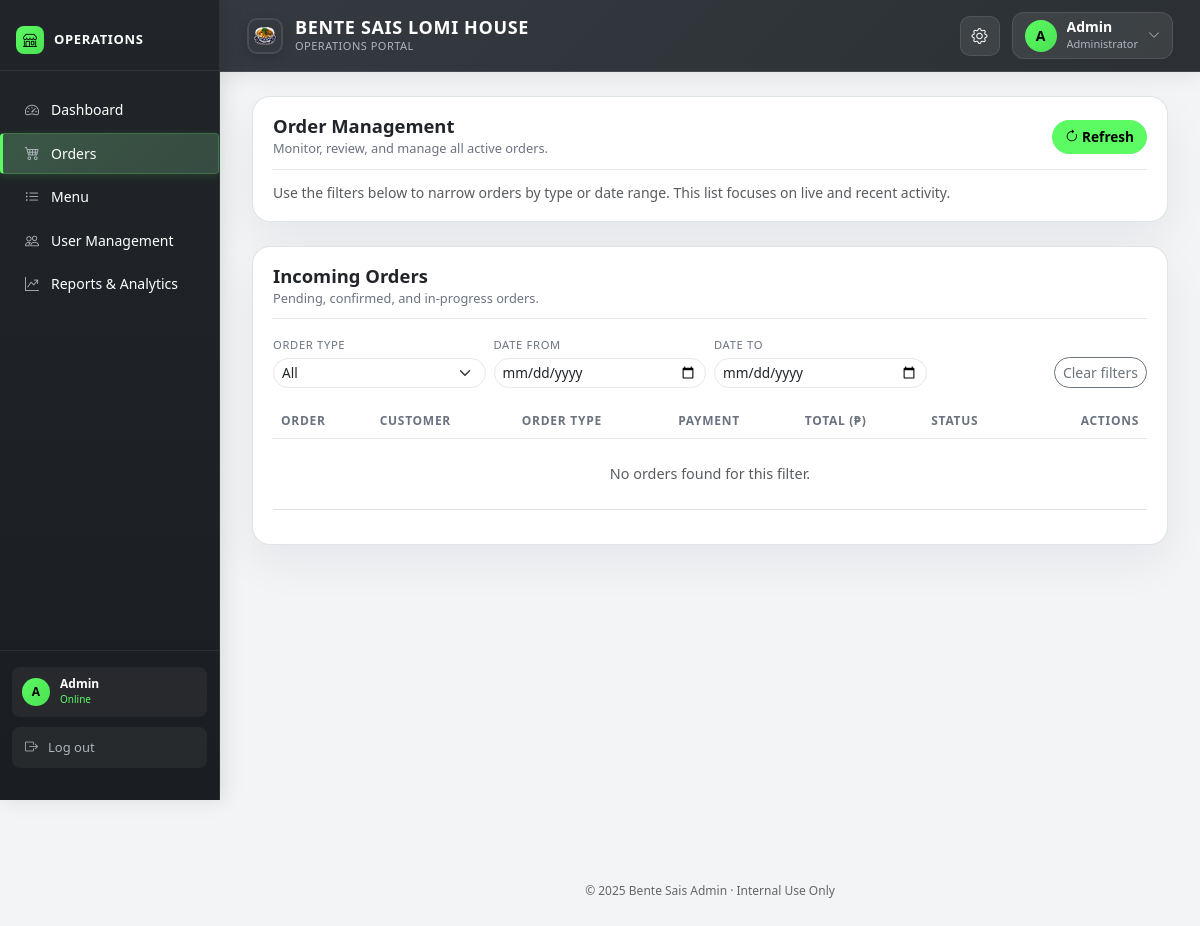
The app's page /admin/manage_orders.php (signed in), older data.
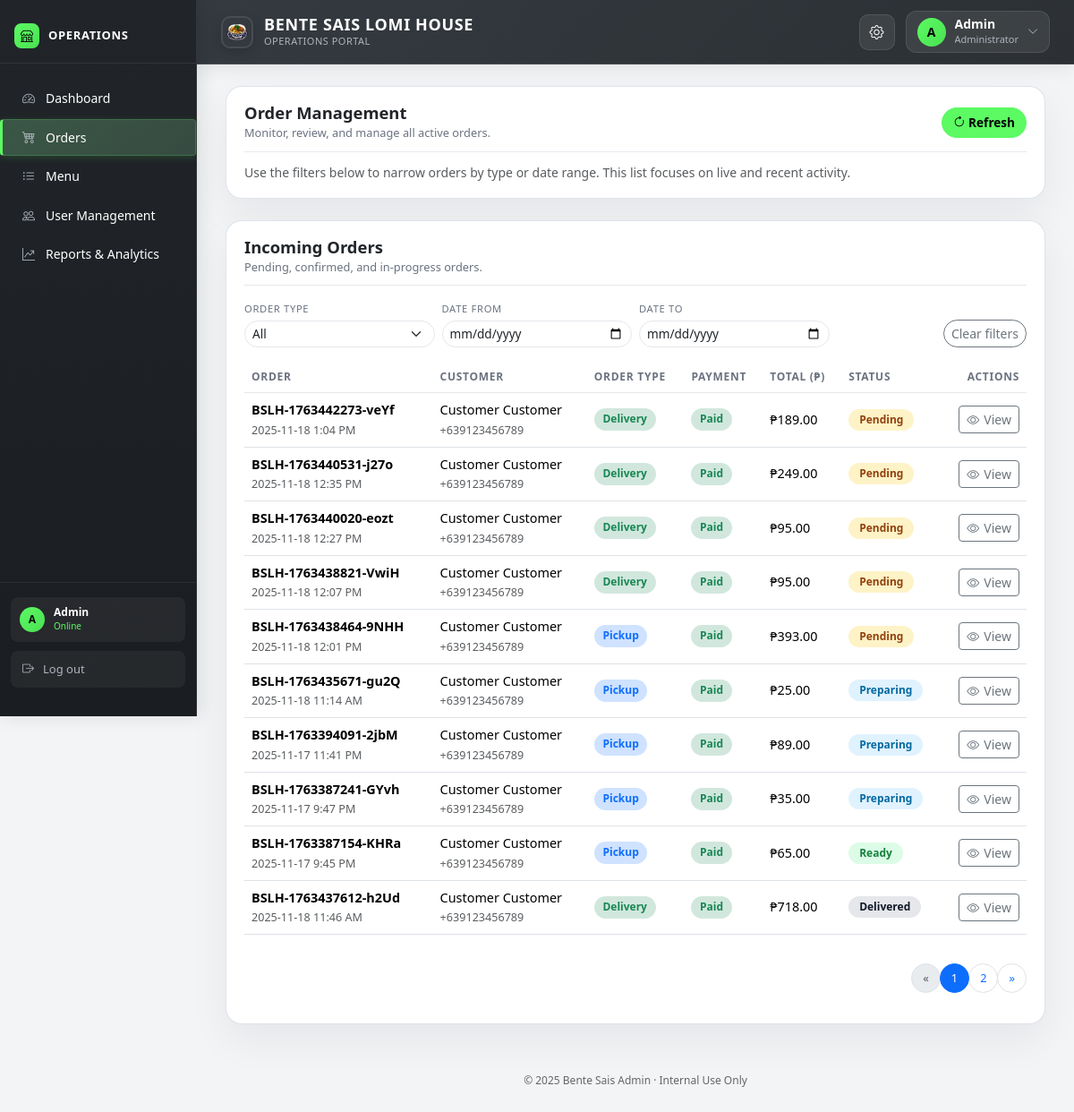
The same page, newer data.
### tables this page shows
CREATE TABLE `orders` (
  `order_id` int(11) NOT NULL,
  `order_number` varchar(20) NOT NULL,
  `user_id` int(11) DEFAULT NULL,
  `order_type` enum('pickup','delivery') NOT NULL,
  `order_time` datetime NOT NULL,
  `preferred_time` datetime DEFAULT NULL,
  `status` enum('pending','confirmed','preparing','ready','out_for_delivery','delivered','completed','cancelled') DEFAULT 'pending',
  `subtotal` decimal(10,2) NOT NULL DEFAULT 0.00,
  `delivery_fee` decimal(10,2) NOT NULL DEFAULT 0.00,
  `tip_amount` decimal(10,2) NOT NULL DEFAULT 0.00,
  `total_amount` decimal(10,2) NOT NULL DEFAULT 0.00,
  `handler_id` int(11) DEFAULT NULL,
  `driver_id` int(11) DEFAULT NULL,
  `confirmed_at` datetime DEFAULT NULL,
  `preparing_at` datetime DEFAULT NULL,
  `ready_at` datetime DEFAULT NULL,
  `out_for_delivery_at` datetime DEFAULT NULL,
  `delivered_at` datetime DEFAULT NULL,
  `cancelled_at` datetime DEFAULT NULL,
  `created_at` datetime DEFAULT current_timestamp(),
  `updated_at` datetime DEFAULT current_timestamp() ON UPDATE current_timestamp()
);

### admin/manage_orders.php (the view, shortened to what the changed rows need)
<?php
include __DIR__ . '/includes/header.php';
$whereClauses = ["1=1"];
$whereSql = implode(' AND ', $whereClauses);
$perPage = 10;
$page = isset($_GET['page']) && ctype_digit($_GET['page']) && (int)$_GET['page'] > 0
    ? (int)$_GET['page']
    : 1;
$count_sql = "
    SELECT COUNT(DISTINCT o.order_id) AS total
    FROM orders o
    LEFT JOIN order_customer_details ocd ON o.order_id = ocd.order_id
    WHERE {$whereSql}
";
$count_result = $conn->query($count_sql);
$total_rows = $count_result ? (int)$count_result->fetch_assoc()['total'] : 0;
$total_pages = max(1, (int)ceil($total_rows / $perPage));
$offset = ($page - 1) * $perPage;
$queryParams = $_GET;
unset($queryParams['page']);
$baseQuery = http_build_query($queryParams);
$paginationBaseUrl = 'manage_orders.php' . ($baseQuery ? '?' . $baseQuery . '&' : '?');
$orders_query = "
    SELECT
        o.order_id,
        o.order_number,
        o.order_type,
        o.total_amount,
        o.status,
        o.created_at,
        ocd.customer_first_name,
        ocd.customer_last_name,
        ocd.customer_phone,
        opd.payment_status
    FROM orders o
    LEFT JOIN order_customer_details ocd ON o.order_id = ocd.order_id
    LEFT JOIN order_payment_details opd ON o.order_id = opd.order_id
    WHERE {$whereSql}
    GROUP BY o.order_id
    ORDER BY
        CASE o.status
            WHEN 'pending' THEN 1
            WHEN 'confirmed' THEN 2
            WHEN 'preparing' THEN 3
            WHEN 'ready' THEN 4
            WHEN 'out_for_delivery' THEN 5
            ELSE 6
        END,
        o.created_at DESC
    LIMIT {$perPage} OFFSET {$offset};
";
$orders_result = $conn->query($orders_query);
?>
<div class="container-fluid">
  <main class="main-content">
    <section class="content-card mb-4">
      <div class="content-card-header">
        <div class="left">
          <h2>Order Management</h2>
        </div>
      </div>
    </section>
    <section class="content-card">
      <div class="content-card-header">
        <div class="left">
          <h2>Incoming Orders</h2>
        </div>
      </div>
      <div class="table-responsive">
        <table class="table table-hover modern-table">
          <thead>
            <tr>
              <th>Order</th>
              <th>Customer</th>
              <th>Order Type</th>
              <th>Payment</th> <th>Total (₱)</th>
              <th>Status</th>
              <th class="text-end">Actions</th>
            </tr>
          </thead>
          <tbody>
            <?php if ($orders_result && $orders_result->num_rows > 0): ?>
              <?php while($order = $orders_result->fetch_assoc()): ?>
                <?php
                  $status = $order['status'];
                  $status_map = [
                    'pending'          => 'status-pending',
                    'confirmed'        => 'status-confirmed',
                    'preparing'        => 'status-preparing',
                    'ready'            => 'status-ready',
                    'out_for_delivery' => 'status-out-for-delivery',
                    'delivered'        => 'status-delivered',
                    'completed'        => 'status-completed',
                    'cancelled'        => 'status-cancelled',
                  ];
                  $status_class = $status_map[$status] ?? '';
                  $customer_name = htmlspecialchars(($order['customer_first_name'] ?? '') . ' ' . ($order['customer_last_name'] ?? ''));
                  $pay_status = $order['payment_status'] ?? 'unpaid';
                  $pay_badge = 'bg-secondary-subtle text-secondary';
                  if ($pay_status === 'paid') {
                      $pay_badge = 'bg-success-subtle text-success';
                  } elseif ($pay_status === 'failed') {
                      $pay_badge = 'bg-danger-subtle text-danger';
                  } elseif ($pay_status === 'refunded') {
                      $pay_badge = 'bg-info-subtle text-info';
                  }
                ?>
                <tr data-row-id="<?= (int)$order['order_id'] ?>">
                  <td>
                    <strong><?= htmlspecialchars($order['order_number'] ?? $order['order_id']) ?></strong><br>
                    <small class="text-muted"><?= date('Y-m-d g:i A', strtotime($order['created_at'])) ?></small>
                  </td>
                  <td>
                    <?= $customer_name ?><br>
                    <?php if (!empty($order['customer_phone'])): ?>
                      <small class="text-muted"><?= htmlspecialchars($order['customer_phone']) ?></small>
                    <?php endif; ?>
                  </td>
                  <td>
                    <?php if ($order['order_type'] == 'delivery'): ?>
                      <span class="badge bg-success-subtle text-success badge-rounded">Delivery</span>
                    <?php else: ?>
                      <span class="badge bg-primary-subtle text-primary badge-rounded">Pickup</span>
                    <?php endif; ?>
                  </td>
                  <td>
                      <span class="badge <?= $pay_badge ?> badge-rounded">
                          <?= ucfirst($pay_status ?: 'Pending') ?>
                      </span>
                  </td>
                  <td>₱<?= number_format((float)$order['total_amount'], 2) ?></td>
                  <td>
                    <span class="status-badge <?= $status_class ?>">
                      <?= htmlspecialchars(ucfirst(str_replace('_', ' ', $status))) ?>
                    </span>
                  </td>
                  <td class="text-end">
                    <div class="btn-group btn-group-sm">
                      <button class="btn btn-outline-secondary btn-view"
                              data-order-id="<?= (int)$order['order_id'] ?>">
                        <i class="bi bi-eye"></i> View
                      </button>
                    </div>
                  </td>
                </tr>
              <?php endwhile; ?>
            <?php else: ?>
              <tr>
                <td colspan="7" class="text-center text-muted py-4">
                  No orders found for this filter.
                </td>
              </tr>
            <?php endif; ?>
          </tbody>
        </table>
      </div>
      <?php if ($total_pages > 1): ?>
        <nav aria-label="Orders pagination">
          <ul class="pagination justify-content-end mt-3">
            <li class="page-item <?= $page <= 1 ? 'disabled' : '' ?>">
              <?php if ($page <= 1): ?>
                <span class="page-link" aria-label="Previous">&laquo;</span>
              <?php else: ?>
                <a class="page-link"
                   href="<?= htmlspecialchars($paginationBaseUrl . 'page=' . ($page - 1)) ?>"
                   aria-label="Previous">&laquo;</a>
              <?php endif; ?>
            </li>
            <?php for ($p = 1; $p <= $total_pages; $p++): ?>
              <li class="page-item <?= $p == $page ? 'active' : '' ?>">
                <a class="page-link"
                   href="<?= htmlspecialchars($paginationBaseUrl . 'page=' . $p) ?>">
                  <?= $p ?>
                </a>
              </li>
            <?php endfor; ?>
            <li class="page-item <?= $page >= $total_pages ? 'disabled' : '' ?>">
              <?php if ($page >= $total_pages): ?>
                <span class="page-link" aria-label="Next">&raquo;</span>
              <?php else: ?>
                <a class="page-link"
                   href="<?= htmlspecialchars($paginationBaseUrl . 'page=' . ($page + 1)) ?>"
                   aria-label="Next">&raquo;</a>
              <?php endif; ?>
            </li>
          </ul>
        </nav>
      <?php endif; ?>
    </section>
  </main>
</div>
<?php include __DIR__ . '/includes/footer.php'; ?>

Row changes from the older to the newer data that the page shows:
added orders: order_number "BSLH-1763442273-veYf", created_at "2025-11-18 1:04 PM", customer_name "Customer Customer", customer_phone "+639123456789", order_type "Delivery", pay_status "Paid", total_amount "189.00", status "Pending"
added orders: order_number "BSLH-1763440531-j27o", created_at "2025-11-18 12:35 PM", customer_name "Customer Customer", customer_phone "+639123456789", order_type "Delivery", pay_status "Paid", total_amount "249.00", status "Pending"
added orders: order_number "BSLH-1763440020-eozt", created_at "2025-11-18 12:27 PM", customer_name "Customer Customer", customer_phone "+639123456789", order_type "Delivery", pay_status "Paid", total_amount "95.00", status "Pending"
added orders: order_number "BSLH-1763438821-VwiH", created_at "2025-11-18 12:07 PM", customer_name "Customer Customer", customer_phone "+639123456789", order_type "Delivery", pay_status "Paid", total_amount "95.00", status "Pending"
added orders: order_number "BSLH-1763438464-9NHH", created_at "2025-11-18 12:01 PM", customer_name "Customer Customer", customer_phone "+639123456789", order_type "Pickup", pay_status "Paid", total_amount "393.00", status "Pending"
added orders: order_number "BSLH-1763435671-gu2Q", created_at "2025-11-18 11:14 AM", customer_name "Customer Customer", customer_phone "+639123456789", order_type "Pickup", pay_status "Paid", total_amount "25.00", status "Preparing"
added orders: order_number "BSLH-1763394091-2jbM", created_at "2025-11-17 11:41 PM", customer_name "Customer Customer", customer_phone "+639123456789", order_type "Pickup", pay_status "Paid", total_amount "89.00", status "Preparing"
added orders: order_number "BSLH-1763387241-GYvh", created_at "2025-11-17 9:47 PM", customer_name "Customer Customer", customer_phone "+639123456789", order_type "Pickup", pay_status "Paid", total_amount "35.00", status "Preparing"
added orders: order_number "BSLH-1763387154-KHRa", created_at "2025-11-17 9:45 PM", customer_name "Customer Customer", customer_phone "+639123456789", order_type "Pickup", pay_status "Paid", total_amount "65.00", status "Ready"
added orders: order_number "BSLH-1763437612-h2Ud", created_at "2025-11-18 11:46 AM", customer_name "Customer Customer", customer_phone "+639123456789", order_type "Delivery", pay_status "Paid", total_amount "718.00", status "Delivered"
Text that changed along with them:
text no longer shown: "No orders found for this filter."
new list line: "1"
new list line: "2"
